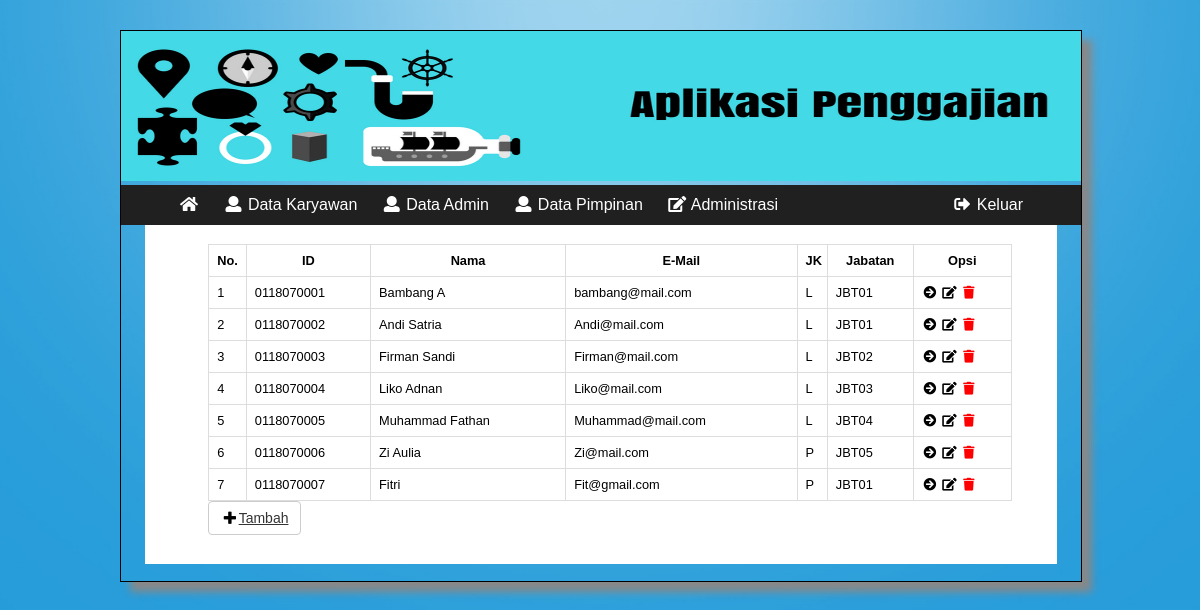
The app's page /pimpinan/index.php?p=d_karyawan (signed in) with its own data.
### tables this page shows
CREATE TABLE `karyawan` (
  `id_karyawan` varchar(15) NOT NULL,
  `nama_karyawan` varchar(100) DEFAULT NULL,
  `email_karyawan` varchar(100) DEFAULT NULL,
  `tanggal_lahir_karyawan` date DEFAULT NULL,
  `tempat_lahir_karyawan` varchar(40) DEFAULT NULL,
  `agama_karyawan` varchar(15) DEFAULT NULL,
  `password_karyawan` varchar(100) DEFAULT NULL,
  `jk_karyawan` enum('L','P') DEFAULT NULL,
  `id_jabatan` varchar(15) DEFAULT NULL,
  `alamat_karyawan` text,
  `foto_karyawan` varchar(150) DEFAULT NULL
);

CREATE TABLE `jabatan` (
  `id_jabatan` varchar(15) NOT NULL,
  `nama_jabatan` varchar(50) DEFAULT NULL,
  `gaji_pokok` double DEFAULT NULL,
  `tunjangan_bpjs` double DEFAULT NULL,
  `tunjangan_konsumsi` double DEFAULT NULL,
  `tunjangan_transport` double DEFAULT NULL,
  `tunjangan_keluarga` double DEFAULT NULL
);

### controller.php (called while the page is built, shortened)
<?php
$query_karyawan = "SELECT * FROM karyawan INNER JOIN jabatan ON `karyawan`.`id_jabatan` = `jabatan`.`id_jabatan` order by id_karyawan asc";
$sql_karyawan = mysqli_query($mysqli,$query_karyawan);
?>

### pimpinan/konten/d_karyawan.php (the view)
<div class="apps-content-item">
<table id="tbl" width="100%">
  <tr>
    <th>No.</th>
    <th>ID</th>
    <th>Nama</th>
    <th>E-Mail</th>
    <th>JK</th>
    <th>Jabatan</th>
    <th>Opsi</th>
  </tr>
  <?php
  $no = 0;
  foreach ($sql_karyawan as $key) {
    extract($key);
  $no++;
  ?>
  <tr text-align="center">
    <td><?php echo $no; ?></td>
    <td><?php echo $id_karyawan; ?></td>
    <td><?php echo $nama_karyawan; ?></td>
    <td><?php echo $email_karyawan; ?></td>
    <td><?php echo $jk_karyawan; ?></td>
    <td><?php echo $id_jabatan; ?></td>
    <td>
     <a href="index.php?p=d_karyawan_tools&id=<?php echo $id_karyawan; ?>&aksi=detail" class="fa fa-fw fa-arrow-circle-right" title="Rincian Profile"></a>
     <a href="index.php?p=d_karyawan_tools&id=<?php echo $id_karyawan; ?>&aksi=edit" class="fa fa-fw fa-edit" title="edit" title="Ubah Data karyawan"></a>
     <a href="index.php?p=d_karyawan_tools&id=<?php echo $id_karyawan; ?>&aksi=hapus" title="hapus"
       onclick="javascript: return confirm('Anda yakin akan menghapus data karyawan <?php echo $id_karyawan; ?>?')"
       class="fa fa-fw fa-trash" style="color:red"></a>
    </td>
  </tr>
<?php } ?>
</table>
<a href="index.php?p=d_karyawan_tools&aksi=tambah" class="btn btn-default"><i class="fa fa-fw fa-plus" style="color:#000"></i>Tambah</a>
</div>

### booking.css (style rules this page uses)
@media (min-width: 576px) { body { background: url(img/bg.jpg); -webkit-background-size: 100% 100%; -moz-background-size: 100% 100%; -o-background-size: 100% 100%; background-size: cover; background-repeat: no-repeat; background-position: center; position: absolute; background-attachment: fixed; margin: 0px; padding: 0px; background-color: #fff; overflow-x: hidden; } }
@media (min-width: 576px) { .apps-content-item { display: block; position: relative; float: left; width: 90%; font-size: 0.8em; padding: 1%; left : 5%; } }
@media (min-width: 576px) { #tbl { width: 100%; align-content: center; border-spacing: 0; border: 1px solid #ddd; border-right: 0; border-bottom: 0; display: table; position: relative; } }
@media (min-width: 576px) { #tbl th, #tbl td { padding: 1%; border: 1px solid #ddd; border-top: 0; border-left: 0; } }
@media (min-width: 576px) { #tbl a { color: #000; text-decoration: none; } }
@media (min-width: 576px) { .btn { display: inline-block; padding: 6px 12px; margin-bottom: 0; font-size: 14px; font-weight: normal; line-height: 1.42857143; text-align: center; white-space: nowrap; vertical-align: middle; -ms-touch-action: manipulation; touch-action: manipulation; cursor: pointer; -webkit-user-select: none; -moz-user-select: none; -ms-user-select: none; user-select: none; background-image: none; border: 1px solid transparent; border-radius: 4px; } }
@media (min-width: 576px) { .btn-default { color: #333; background-color: #fff; border-color: #ccc; } }

### records on screen
karyawan: id_karyawan "0118070001", nama_karyawan "Bambang A", email_karyawan "bambang@mail.com", jk_karyawan "L", id_jabatan.id_jabatan "JBT01"
karyawan: id_karyawan "0118070002", nama_karyawan "Andi Satria", email_karyawan "Andi@mail.com", jk_karyawan "L", id_jabatan.id_jabatan "JBT01"
karyawan: id_karyawan "0118070003", nama_karyawan "Firman Sandi", email_karyawan "Firman@mail.com", jk_karyawan "L", id_jabatan.id_jabatan "JBT02"
karyawan: id_karyawan "0118070004", nama_karyawan "Liko Adnan", email_karyawan "Liko@mail.com", jk_karyawan "L", id_jabatan.id_jabatan "JBT03"
karyawan: id_karyawan "0118070005", nama_karyawan "Muhammad Fathan", email_karyawan "Muhammad@mail.com", jk_karyawan "L", id_jabatan.id_jabatan "JBT04"
karyawan: id_karyawan "0118070006", nama_karyawan "Zi Aulia", email_karyawan "Zi@mail.com", jk_karyawan "P", id_jabatan.id_jabatan "JBT05"
karyawan: id_karyawan "0118070007", nama_karyawan "Fitri", email_karyawan "Fit@gmail.com", jk_karyawan "P", id_jabatan.id_jabatan "JBT01"
